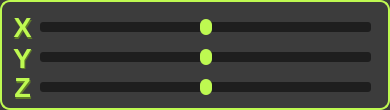
   <widget class="QGroupBox" name="rotateOBJ">
    <property name="geometry">
     <rect>
      <x>1040</x>
      <y>542</y>
      <width>390</width>
      <height>110</height>
     </rect>
    </property>
    <property name="font">
     <font>
      <pointsize>20</pointsize>
      <bold>true</bold>
     </font>
    </property>
    <property name="styleSheet">
     <string notr="true">QGroupBox {
    background-color: rgb(60, 60, 60);
    border-radius: 10px;
    border: 2px solid rgb(190, 249, 81); 
    padding: 0 10px;
}</string>
    </property>
    <property name="title">
     <string/>
    </property>
    <property name="alignment">
     <set>Qt::AlignCenter</set>
    </property>
    <widget class="QSlider" name="rotate_by_x">
     <property name="geometry">
      <rect>
       <x>35</x>
       <y>15</y>
       <width>341</width>
       <height>25</height>
      </rect>
     </property>
     <property name="styleSheet">
      <string notr="true">QSlider {
    background-color: rgba(30, 30, 30,0);
}

QSlider::groove:horizontal {
    background-color: rgb(30, 30, 30);
    height: 10px;
    border-radius: 3px;
    margin: 0 5px; /* Добавляем отступы с левой и правой стороны */
}

QSlider::handle:horizontal {
    background-color: rgb(190, 249, 81);
    width: 12px;
    height: 12px;
    margin: -3px 0;
    border-radius: 6px;
}
</string>
     </property>
     <property name="minimum">
      <number>-360</number>
     </property>
     <property name="maximum">
      <number>360</number>
     </property>
     <property name="value">
      <number>0</number>
     </property>
     <property name="sliderPosition">
      <number>0</number>
     </property>
     <property name="tracking">
      <bool>true</bool>
     </property>
     <property name="orientation">
      <enum>Qt::Horizontal</enum>
     </property>
     <property name="invertedAppearance">
      <bool>false</bool>
     </property>
     <property name="invertedControls">
      <bool>false</bool>
     </property>
    </widget>
    <widget class="QLabel" name="label_35">
     <property name="geometry">
      <rect>
       <x>11</x>
       <y>16</y>
       <width>25</width>
       <height>25</height>
      </rect>
     </property>
     <property name="font">
      <font>
       <pointsize>21</pointsize>
       <italic>false</italic>
       <bold>true</bold>
       <underline>false</underline>
       <strikeout>false</strikeout>
      </font>
     </property>
     <property name="styleSheet">
      <string notr="true">color:#5f7c28;
background-color: rgba(1,1,1,0);</string>
     </property>
     <property name="text">
      <string>X</string>
     </property>
     <property name="alignment">
      <set>Qt::AlignCenter</set>
     </property>
    </widget>
    <widget class="QLabel" name="label_36">
     <property name="geometry">
      <rect>
       <x>10</x>
       <y>15</y>
       <width>25</width>
       <height>25</height>
      </rect>
     </property>
     <property name="font">
      <font>
       <pointsize>20</pointsize>
       <italic>false</italic>
       <bold>true</bold>
      </font>
     </property>
     <property name="styleSheet">
      <string notr="true">color: rgb(190, 249, 81);
background-color: rgba(1,1,1,0);</string>
     </property>
     <property name="text">
      <string>X</string>
     </property>
     <property name="alignment">
      <set>Qt::AlignCenter</set>
     </property>
    </widget>
    <widget class="QLabel" name="label_37">
     <property name="geometry">
      <rect>
       <x>11</x>
       <y>46</y>
       <width>25</width>
       <height>25</height>
      </rect>
     </property>
     <property name="font">
      <font>
       <pointsize>21</pointsize>
       <italic>false</italic>
       <bold>true</bold>
      </font>
     </property>
     <property name="styleSheet">
      <string notr="true">color:#5f7c28;
background-color: rgba(1,1,1,0);</string>
     </property>
     <property name="text">
      <string>Y</string>
     </property>
     <property name="alignment">
      <set>Qt::AlignCenter</set>
     </property>
    </widget>
    <widget class="QLabel" name="label_38">
     <property name="geometry">
      <rect>
       <x>10</x>
       <y>45</y>
       <width>25</width>
       <height>25</height>
      </rect>
     </property>
     <property name="font">
      <font>
       <pointsize>21</pointsize>
       <italic>false</italic>
       <bold>true</bold>
       <underline>false</underline>
       <strikeout>false</strikeout>
      </font>
     </property>
     <property name="styleSheet">
      <string notr="true">color: rgb(190, 249, 81);
background-color: rgba(1,1,1,0);</string>
     </property>
     <property name="text">
      <string>Y</string>
     </property>
     <property name="alignment">
      <set>Qt::AlignCenter</set>
     </property>
    </widget>
    <widget class="QSlider" name="rotate_by_y">
     <property name="geometry">
      <rect>
       <x>35</x>
       <y>45</y>
       <width>341</width>
       <height>25</height>
      </rect>
     </property>
     <property name="styleSheet">
      <string notr="true">QSlider {
    background-color: rgba(30, 30, 30,0);
}

QSlider::groove:horizontal {
    background-color: rgb(30, 30, 30);
    height: 10px;
    border-radius: 3px;
    margin: 0 5px; /* Добавляем отступы с левой и правой стороны */
}

QSlider::handle:horizontal {
    background-color: rgb(190, 249, 81);
    width: 12px;
    height: 12px;
    margin: -3px 0;
    border-radius: 6px;
}
</string>
     </property>
     <property name="minimum">
      <number>-360</number>
     </property>
     <property name="maximum">
      <number>360</number>
     </property>
     <property name="value">
      <number>0</number>
     </property>
     <property name="sliderPosition">
      <number>0</number>
     </property>
     <property name="tracking">
      <bool>true</bool>
     </property>
     <property name="orientation">
      <enum>Qt::Horizontal</enum>
     </property>
     <property name="invertedAppearance">
      <bool>false</bool>
     </property>
     <property name="invertedControls">
      <bool>false</bool>
     </property>
    </widget>
    <widget class="QSlider" name="rotate_by_z">
     <property name="geometry">
      <rect>
       <x>35</x>
       <y>75</y>
       <width>341</width>
       <height>25</height>
      </rect>
     </property>
     <property name="styleSheet">
      <string notr="true">QSlider {
    background-color: rgba(30, 30, 30,0);
}

QSlider::groove:horizontal {
    background-color: rgb(30, 30, 30);
    height: 10px;
    border-radius: 3px;
    margin: 0 5px; /* Добавляем отступы с левой и правой стороны */
}

QSlider::handle:horizontal {
    background-color: rgb(190, 249, 81);
    width: 12px;
    height: 12px;
    margin: -3px 0;
    border-radius: 6px;
}
</string>
     </property>
     <property name="minimum">
      <number>-360</number>
     </property>
     <property name="maximum">
      <number>360</number>
     </property>
     <property name="value">
      <number>0</number>
     </property>
     <property name="sliderPosition">
      <number>0</number>
     </property>
     <property name="tracking">
      <bool>true</bool>
     </property>
     <property name="orientation">
      <enum>Qt::Horizontal</enum>
     </property>
     <property name="invertedAppearance">
      <bool>false</bool>
     </property>
     <property name="invertedControls">
      <bool>false</bool>
     </property>
    </widget>
    <widget class="QLabel" name="label_39">
     <property name="geometry">
      <rect>
       <x>11</x>
       <y>76</y>
       <width>25</width>
       <height>25</height>
      </rect>
     </property>
     <property name="font">
      <font>
       <pointsize>21</pointsize>
       <italic>false</italic>
       <bold>true</bold>
       <underline>false</underline>
       <strikeout>false</strikeout>
      </font>
     </property>
     <property name="styleSheet">
      <string notr="true">color:#5f7c28;
background-color: rgba(1,1,1,0);</string>
     </property>
     <property name="text">
      <string>Z</string>
     </property>
     <property name="alignment">
      <set>Qt::AlignCenter</set>
     </property>
    </widget>
    <widget class="QLabel" name="label_45">
     <property name="geometry">
      <rect>
       <x>10</x>
       <y>75</y>
       <width>25</width>
       <height>25</height>
      </rect>
     </property>
     <property name="font">
      <font>
       <pointsize>20</pointsize>
       <italic>false</italic>
       <bold>true</bold>
      </font>
     </property>
     <property name="styleSheet">
      <string notr="true">color: rgb(190, 249, 81);
background-color: rgba(1,1,1,0);</string>
     </property>
     <property name="text">
      <string>Z</string>
     </property>
     <property name="alignment">
      <set>Qt::AlignCenter</set>
     </property>
    </widget>
   </widget>
